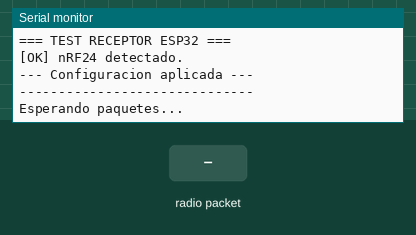
Recording of a program running on a simulated ESP32. Shown: the last lines printed to the serial monitor. The inputs (shaded band) are chosen by the test bench. No radio packets arrive unless stated.

Above: at 3.2 s.
3.3 s: radio packet "1" arrives
At 4.3 s:
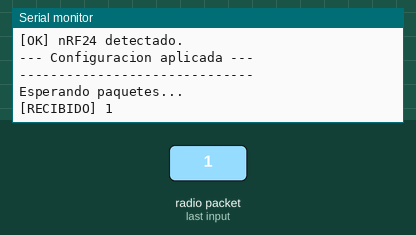
4.8 s: radio packet "0" arrives
At 5.4 s:
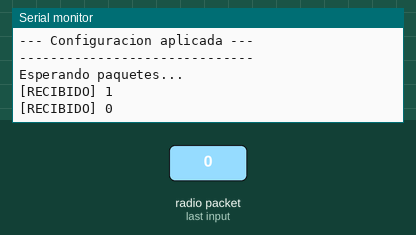
6.3 s: radio packet "2" arrives
At 7.8 s:
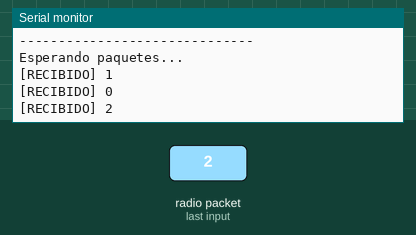

Measured:
- after the input at 3.3 s, the serial monitor: prints a new line at once (image 1)
- after the input at 4.8 s, the serial monitor: prints a new line at once (image 2)
- after the input at 6.3 s, the serial monitor: prints a new line at once (image 3)

The program:

main.cpp
```cpp
// ============================================
//  TEST RECEPTOR - nRF24L01 - ESP32
// ============================================
#include <Arduino.h>
#include <SPI.h>
#include <RF24.h>

#define PIN_CE   4
#define PIN_CSN  5

const byte RADIO_ADDRESS[6] = "00001";
#define RADIO_CHANNEL 90

RF24 radio(PIN_CE, PIN_CSN);

void setup() {
  Serial.begin(115200);
  delay(2000);
  Serial.println();
  Serial.println(F("=== TEST RECEPTOR ESP32 ==="));

  if (!radio.begin()) {
    Serial.println(F("[ERROR] nRF24 NO detectado. Revisa cableado y alimentacion."));
    while (1) { delay(1000); }
  }
  Serial.println(F("[OK] nRF24 detectado."));

  radio.setPALevel(RF24_PA_LOW);
  radio.setDataRate(RF24_250KBPS);
  radio.setChannel(RADIO_CHANNEL);
  radio.openReadingPipe(1, RADIO_ADDRESS);
  radio.startListening();

  Serial.println(F("--- Configuracion aplicada ---"));
  radio.printPrettyDetails();
  Serial.println(F("------------------------------"));
  Serial.println(F("Esperando paquetes..."));
}

void loop() {
  if (radio.available()) {
    char msg[16] = {0};
    radio.read(&msg, sizeof(msg));
    Serial.print(F("[RECIBIDO] "));
    Serial.println(msg);
  }
}
```
